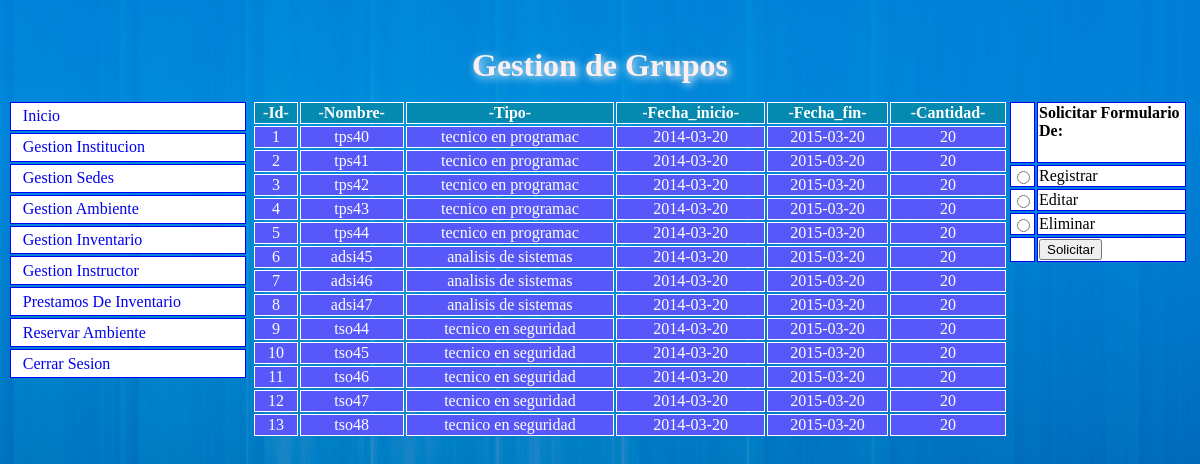
The app's page /gestion_grupo.php (signed in) with its own data.
### tables this page shows
create table grupos(
id int auto_increment primary key,
nombre varchar(40) not null,
tipo varchar(20) not null,
fecha_inicio date not null,
fecha_fin date not null,
cantidad int not null);

### gestion_grupo.php (the view, shortened to what this page needs)
<?php
if($_SESSION["rolusuario"] != 1){
	header("location:index.php?resp=noAdmin");
}else{
?>
<html>
	<head>
		<link rel="stylesheet" href="estilos.css">
	</head>
	<body>
		<h1>Gestion de Grupos</h1>
		<table  id="links">
			<tr>
				<td><a href="admin.php">inicio</a></td>
			</tr>
			<tr>
				<td><a href="gestion_institucion.php">gestion institucion</a></td>
			</tr>
			<tr>
				<td><a href="gestion_sede.php">gestion sedes</a> </td>
			</tr>
			<tr>
				<td><a href="gestion_ambiente.php">gestion ambiente</a></td>
			</tr>
			<tr>
				<td><a href="inventario_ambiente.php">gestion inventario</a></td>
			</tr>
			<tr>
				<td><a href="gestion_instructor.php">gestion instructor</a></td>
			</tr>
			<tr>
				<td><a href="prestamo_inventario.php">prestamos de inventario</a></td>
			</tr>
			<tr>
				<td><a href="reserva_ambientes.php">reservar ambiente</a></td>
			</tr>
			<tr>
				<td><a href="cerrar.php">cerrar sesion</a></td>
			</tr>
		</table>
		<table id="for1">
			<form action="gestion_grupo.php" method="post" >
				<tr>
					<td></td>
					<td><h4>solicitar formulario de:</h4></td>
				</tr>
				<tr>
			    	<td> <input type="radio" name="decide" value="resgistrar" /></td>
			    	<td>registrar</td>
			    </tr>
			    <tr>
			    	<td><input type="radio" name="decide" value="editar" /></td>
			    	<td>editar</td>
			    </tr>
			    <tr>
			    	<td><input type="radio" name="decide" value="eliminar" /></td>
			    	<td>eliminar</td>
			    </tr>
			    <tr>
					<td></td>
			    	<td><input type="submit" name="submit1" value="Solicitar" /></td>
			    </tr>
			</form>
		</table>
		<?php
			$consultasql = "select * from grupos";
			$retornoconsultasql = mysql_query($consultasql) or die ("resultado3= ".mysql_error());
			echo "<table id='resultado'>";
				echo "<tr id='titulos'>";
				echo "<th>-id-</th>";
				echo "<th>-nombre-</th>";
				echo "<th>-tipo-</th>";
				echo "<th>-fecha_inicio-</th>";
				echo "<th>-fecha_fin-</th>";
				echo "<th>-cantidad-</th>";
				echo "</tr>";
				while ($recorre = mysql_fetch_row($retornoconsultasql)){
				    echo "<tr id='datos'>";
				    echo "<td>$recorre[0]</td>";
				    echo "<td>$recorre[1]</td>";
				    echo "<td>$recorre[2]</td>";
				    echo "<td>$recorre[3]</td>";
				    echo "<td>$recorre[4]</td>";
				    echo "<td>$recorre[5]</td>";
				    echo "</tr>";
				}
				echo "</table>";
		?>
	</body>
</html>
<?php
	}
?>

### estilos.css (style rules this page uses)
body { background:url(img/fondo.jpg); background-size: 100% 100%; }
#links { text-transform: capitalize; font-size: 16px; position:absolute; width: 20%; height: 35%; top: 100px; }
#links td { border: 1px solid blue; padding-left: 5%; background-color: white; }
#resultado { position:absolute; top: 100px; left: 21%; text-align: center; width: 63%; color: white; font-size: 16px; }
#resultado #titulos { text-transform: capitalize; background: #0489B1; }
#resultado #datos { background: #5858FA; }
#resultado td, th { border: 1px solid white; }
#for1 { text-transform: capitalize; position:absolute; top: 100px; right: 1%; width: 15%; font-size: 16px; }
#for1 td { background-color: white; border: 1px solid blue; }
a:link { text-decoration: none; }
h1 { position:relative; top: 5%; color: #FBEFEF; text-align: center; text-shadow: 2px 2px 8px #FFFFFF; }

### records on screen
grupos: id "1", nombre "tps40", tipo "tecnico en programac", fecha_inicio "2014-03-20", fecha_fin "2015-03-20", cantidad "20"
grupos: id "2", nombre "tps41", tipo "tecnico en programac", fecha_inicio "2014-03-20", fecha_fin "2015-03-20", cantidad "20"
grupos: id "3", nombre "tps42", tipo "tecnico en programac", fecha_inicio "2014-03-20", fecha_fin "2015-03-20", cantidad "20"
grupos: id "4", nombre "tps43", tipo "tecnico en programac", fecha_inicio "2014-03-20", fecha_fin "2015-03-20", cantidad "20"
grupos: id "5", nombre "tps44", tipo "tecnico en programac", fecha_inicio "2014-03-20", fecha_fin "2015-03-20", cantidad "20"
grupos: id "6", nombre "adsi45", tipo "analisis de sistemas", fecha_inicio "2014-03-20", fecha_fin "2015-03-20", cantidad "20"
grupos: id "7", nombre "adsi46", tipo "analisis de sistemas", fecha_inicio "2014-03-20", fecha_fin "2015-03-20", cantidad "20"
grupos: id "8", nombre "adsi47", tipo "analisis de sistemas", fecha_inicio "2014-03-20", fecha_fin "2015-03-20", cantidad "20"
grupos: id "9", nombre "tso44", tipo "tecnico en seguridad", fecha_inicio "2014-03-20", fecha_fin "2015-03-20", cantidad "20"
grupos: id "10", nombre "tso45", tipo "tecnico en seguridad", fecha_inicio "2014-03-20", fecha_fin "2015-03-20", cantidad "20"
grupos: id "11", nombre "tso46", tipo "tecnico en seguridad", fecha_inicio "2014-03-20", fecha_fin "2015-03-20", cantidad "20"
grupos: id "12", nombre "tso47", tipo "tecnico en seguridad", fecha_inicio "2014-03-20", fecha_fin "2015-03-20", cantidad "20"
grupos: id "13", nombre "tso48", tipo "tecnico en seguridad", fecha_inicio "2014-03-20", fecha_fin "2015-03-20", cantidad "20"
